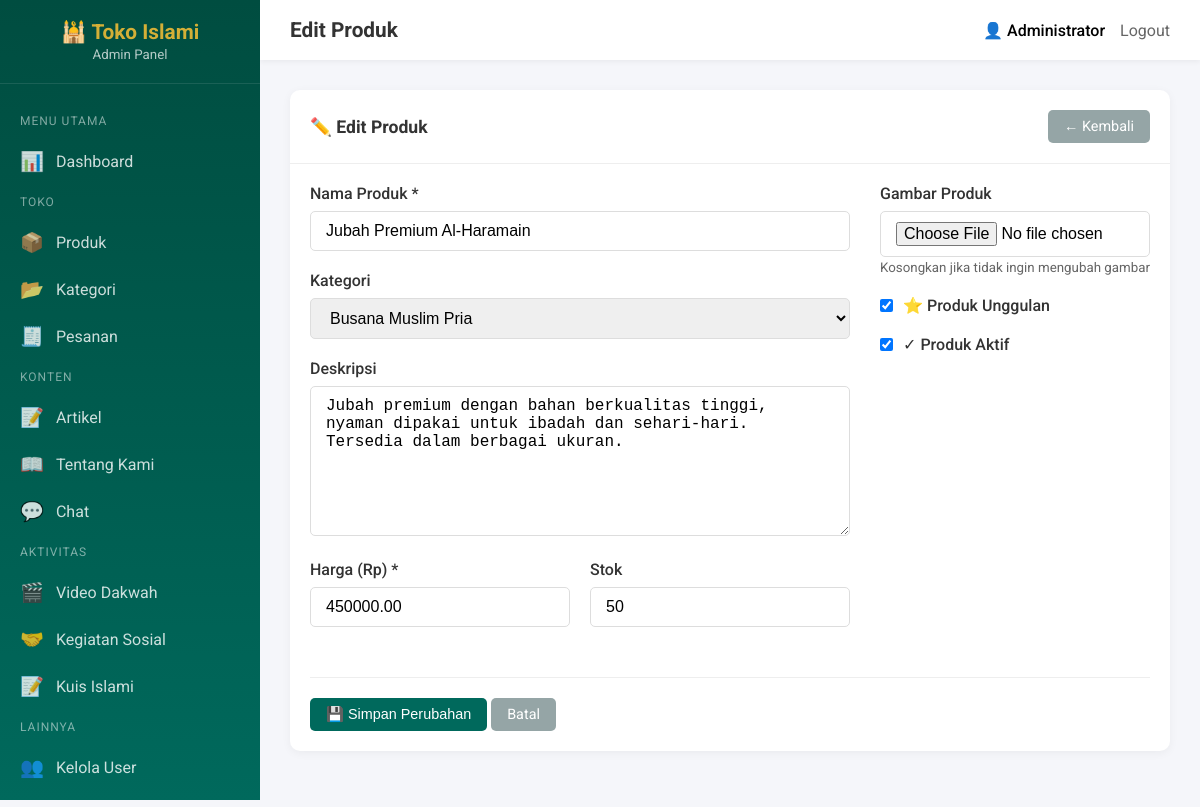
Page /admin/edit-product.php?id=1 (signed in) on the committed database.
### tables this page shows
CREATE TABLE products (
    id INT AUTO_INCREMENT PRIMARY KEY,
    category_id INT,
    name VARCHAR(200) NOT NULL,
    slug VARCHAR(200) UNIQUE,
    description TEXT,
    price DECIMAL(12,2) NOT NULL,
    stock INT DEFAULT 0,
    image VARCHAR(255),
    is_featured TINYINT DEFAULT 0,
    is_active TINYINT DEFAULT 1,
    created_at TIMESTAMP DEFAULT CURRENT_TIMESTAMP,
    updated_at TIMESTAMP DEFAULT CURRENT_TIMESTAMP ON UPDATE CURRENT_TIMESTAMP,
    FOREIGN KEY (category_id) REFERENCES categories(id) ON DELETE SET NULL
);

CREATE TABLE categories (
    id INT AUTO_INCREMENT PRIMARY KEY,
    name VARCHAR(100) NOT NULL,
    slug VARCHAR(100) UNIQUE,
    description TEXT,
    image VARCHAR(255),
    created_at TIMESTAMP DEFAULT CURRENT_TIMESTAMP,
    updated_at TIMESTAMP DEFAULT CURRENT_TIMESTAMP  ON UPDATE CURRENT_TIMESTAMP
);

### config/database.php (called while the page is built, shortened)
<?php
class Database {
    private static $instance = null;
    private $pdo;
    private function __construct() {
        try {
            $dsn = "mysql:host=" . DB_HOST . ";dbname=" . DB_NAME . ";charset=" . DB_CHARSET;
            $options = [
                PDO::ATTR_ERRMODE => PDO::ERRMODE_EXCEPTION,
                PDO::ATTR_DEFAULT_FETCH_MODE => PDO::FETCH_ASSOC,
                PDO::ATTR_EMULATE_PREPARES => false,
            ];
            $this->pdo = new PDO($dsn, DB_USER, DB_PASS, $options);
        } catch (PDOException $e) {
            die("Koneksi database gagal: " . $e->getMessage());
        }
    }
    public static function getInstance() {
        if (self::$instance === null) {
            self::$instance = new self();
        }
        return self::$instance;
    }
    public function getConnection() {
        return $this->pdo;
    }
}
function db() {
    return Database::getInstance()->getConnection();
}

### admin/edit-product.php (the view, shortened to what this page needs)
<?php
require_once '../config/database.php';
$id = isset($_GET['id']) ? (int)$_GET['id'] : 0;
$stmt = db()->prepare("SELECT * FROM products WHERE id = ?");
$stmt->execute([$id]);
$product = $stmt->fetch();
$categories = db()->query("SELECT * FROM categories ORDER BY name")->fetchAll();
if ($_SERVER['REQUEST_METHOD'] === 'POST') {
    $name = sanitize($_POST['name'] ?? '');
    $category_id = (int)($_POST['category_id'] ?? 0);
    $description = sanitize($_POST['description'] ?? '');
    $price = (float)($_POST['price'] ?? 0);
    $stock = (int)($_POST['stock'] ?? 0);
    $is_featured = isset($_POST['is_featured']) ? 1 : 0;
    $is_active = isset($_POST['is_active']) ? 1 : 0;
    $errors = [];
    if (empty($name)) $errors[] = 'Nama produk harus diisi';
    if ($price <= 0) $errors[] = 'Harga harus lebih dari 0';
    $image = $product['image'];
    if (!empty($_FILES['image']['name'])) {
        $upload = uploadImage($_FILES['image'], 'products');
        if ($upload['success']) {
            if ($product['image']) {
                deleteImage($product['image']);
            }
            $image = $upload['filename'];
        } else {
            $errors[] = $upload['message'];
        }
    }
    if (empty($errors)) {
        $slug = createSlug($name);
        $stmt = db()->prepare("SELECT id FROM products WHERE slug = ? AND id != ?");
        $stmt->execute([$slug, $id]);
        if ($stmt->fetch()) {
            $slug .= '-' . time();
        }
        $stmt = db()->prepare("
            UPDATE products SET
                category_id = ?, name = ?, slug = ?, description = ?,
                price = ?, stock = ?, image = ?, is_featured = ?, is_active = ?
            WHERE id = ?
        ");
        $stmt->execute([
            $category_id ?: null,
            $name,
            $slug,
            $description,
            $price,
            $stock,
            $image,
            $is_featured,
            $is_active,
            $id
        ]);
        setFlash('success', 'Produk berhasil diperbarui');
        header('Location: products.php');
        exit;
    }
} else {
    $name = $product['name'];
    $category_id = $product['category_id'];
    $description = $product['description'];
    $price = $product['price'];
    $stock = $product['stock'];
    $is_featured = $product['is_featured'];
    $is_active = $product['is_active'];
}
require_once 'includes/admin-header.php';
?>
<div class="panel">
    <div class="panel-header">
        <h2>✏️ Edit Produk</h2>
        <a href="products.php" class="btn btn-secondary">← Kembali</a>
    </div>
    <div class="panel-body">
        <form action="" method="POST" enctype="multipart/form-data">
            <div style="display: grid; grid-template-columns: 2fr 1fr; gap: 30px;">
                <div>
                    <div class="form-group">
                        <label>Nama Produk *</label>
                        <input type="text" name="name" class="form-control" value="<?= htmlspecialchars($name) ?>" required>
                    </div>
                    <div class="form-group">
                        <label>Kategori</label>
                        <select name="category_id" class="form-control">
                            <?php foreach ($categories as $cat): ?>
                            <option value="<?= $cat['id'] ?>" <?= $category_id == $cat['id'] ? 'selected' : '' ?>>
                                <?= htmlspecialchars($cat['name']) ?>
                            </option>
                            <?php endforeach; ?>
                        </select>
                    </div>
                    <div class="form-group">
                        <label>Deskripsi</label>
                        <textarea name="description" class="form-control" rows="5"><?= htmlspecialchars($description) ?></textarea>
                    </div>
                    <div style="display: grid; grid-template-columns: 1fr 1fr; gap: 20px;">
                        <div class="form-group">
                            <label>Harga (Rp) *</label>
                            <input type="number" name="price" class="form-control" value="<?= $price ?>" min="0" required>
                        </div>
                        <div class="form-group">
                            <label>Stok</label>
                            <input type="number" name="stock" class="form-control" value="<?= $stock ?>" min="0">
                        </div>
                    </div>
                </div>
                <div>
                    <div class="form-group">
                        <label>Gambar Produk</label>
                        <input type="file" name="image" class="form-control" accept="image/*" onchange="previewImage(this, 'imagePreview')">
                        <small style="color: #666;">Kosongkan jika tidak ingin mengubah gambar</small>
                    </div>
                    <div class="form-group">
                        <label style="display: flex; align-items: center; gap: 10px; cursor: pointer;">
                            <input type="checkbox" name="is_featured" value="1" <?= $is_featured ? 'checked' : '' ?>>
                            <span>⭐ Produk Unggulan</span>
                        </label>
                    </div>
                    <div class="form-group">
                        <label style="display: flex; align-items: center; gap: 10px; cursor: pointer;">
                            <input type="checkbox" name="is_active" value="1" <?= $is_active ? 'checked' : '' ?>>
                            <span>✓ Produk Aktif</span>
                        </label>
                    </div>
                </div>
            </div>
            <div style="margin-top: 30px; padding-top: 20px; border-top: 1px solid #eee;">
                <button type="submit" class="btn btn-primary">💾 Simpan Perubahan</button>
                <a href="products.php" class="btn btn-secondary">Batal</a>
            </div>
        </form>
    </div>
</div>
<?php require_once 'includes/admin-footer.php'; ?>

### admin/includes/admin-header.php (style rules this page uses)
:root { --primary: #00695C; --primary-dark: #004D40; --gold: #D4AF37; --sidebar-width: 260px; --header-height: 60px; }
* { margin: 0; padding: 0; box-sizing: border-box; }
body { font-family: 'Roboto', sans-serif; background: #F5F6FA; min-height: 100vh; }
.panel { background: white; border-radius: 10px; box-shadow: 0 2px 10px rgba(0,0,0,0.05); margin-bottom: 30px; }
.panel-header { padding: 20px; border-bottom: 1px solid #eee; display: flex; justify-content: space-between; align-items: center; }
.panel-header h2 { font-size: 1.1rem; color: #333; margin: 0; }
.panel-body { padding: 20px; }
.btn { display: inline-flex; align-items: center; gap: 5px; padding: 8px 16px; border-radius: 5px; font-size: 0.9rem; text-decoration: none; border: none; cursor: pointer; transition: all 0.3s; }
.btn-primary { background: var(--primary); color: white; }
.btn-secondary { background: #95A5A6; color: white; }
.form-group { margin-bottom: 20px; }
.form-group label { display: block; margin-bottom: 8px; font-weight: 500; color: #333; }
.form-control { width: 100%; padding: 10px 15px; border: 1px solid #ddd; border-radius: 5px; font-size: 1rem; transition: border-color 0.3s; }
textarea.form-control { min-height: 150px; resize: vertical; }
select.form-control { cursor: pointer; }

### rows in the picture
products: name "Jubah Premium Al-Haramain", category_id "Busana Muslim Pria", description "Jubah premium dengan bahan berkualitas tinggi, nyaman dipakai untuk ibadah dan sehari-hari. Tersedia dalam berbagai ukuran.", price "450000.00", stock "50", is_featured "☑", is_active "☑"

### other values in the picture
$siteName "Toko Islami"
$pageTitle "Edit Produk"
$currentUser['name'] "Administrator"
